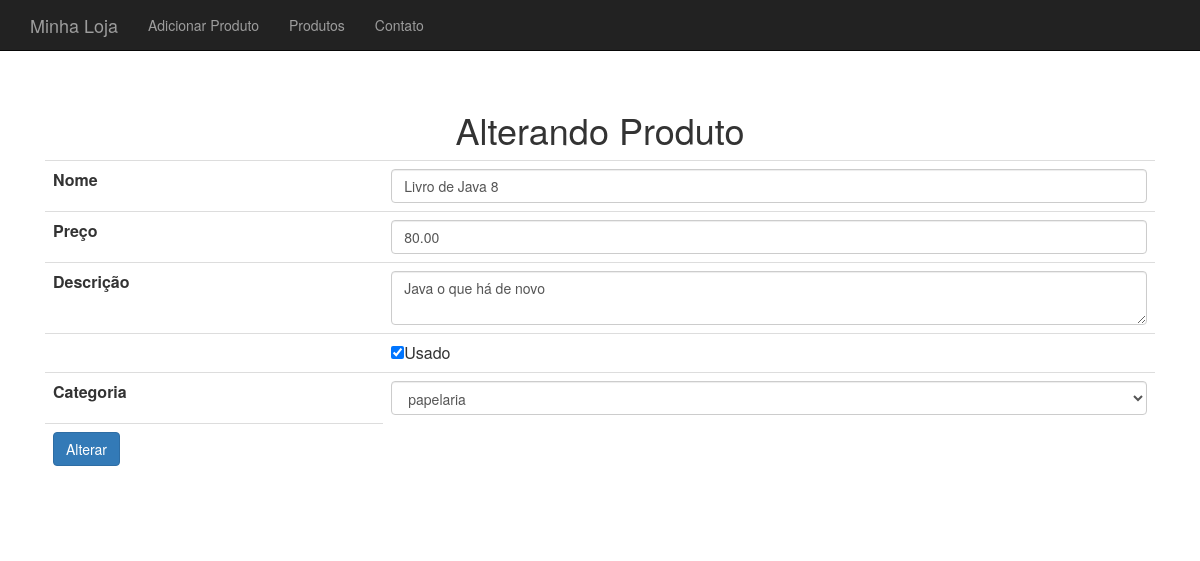
The page /produto-altera-formulario.php?id=17 on the database its author committed.
### tables this page shows
CREATE TABLE `produtos` (
  `id` int(11) NOT NULL,
  `nome` varchar(255) DEFAULT NULL,
  `preco` decimal(10,2) DEFAULT NULL,
  `descricao` text,
  `categoria_id` int(11) DEFAULT NULL,
  `usado` tinyint(1) DEFAULT '0'
);

### banco-produto.php (called while the page is built, shortened)
<?php
    function buscaProduto($conexao,$id){
        $query = "select * from produtos where id = {$id}";
        $resultado = mysqli_query($conexao,$query);
        $produto_buscado = mysqli_fetch_assoc($resultado);
        $categoria = new Categoria();
        $categoria->setId($produto_buscado['categoria_id']);
            $nome = $produto_buscado['nome'];
            $preco = $produto_buscado['preco'];
            $descricao = $produto_buscado['descricao'];
            $usado = $produto_buscado['usado'];
            $produto = new Produto($nome,$preco,$descricao,$categoria,$usado);
            $produto->setId($produto_buscado['id']);
        return $produto;
    }
?>

### class/Categoria.php (called while the page is built)
<?php
    class Categoria {
        private $id;
        private $nome;
        public function getId()
        {
                return $this->id;
        }
        public function setId($id)
        {
                $this->id = $id;
                return $this;
        }
        public function getNome()
        {
                return $this->nome;
        }
        public function setNome($nome)
        {
                $this->nome = $nome;
                return $this;
        }
    }
?>

### class/Produto.php (called while the page is built, shortened)
<?php
    class Produto {
        private $nome;
        private $preco;
        private $descricao;
        private $categoria;
        private $usado;
        function __construct($nome,$preco,$descricao,Categoria $categoria,$usado){
                $this->nome = $nome;
                $this->preco = $preco;
                $this->descricao = $descricao;
                $this->categoria = $categoria;
                $this->usado = $usado;
        }
        public function setId($id)
        {
                return $this;
        }
        public function getNome()
        {
                return $this->nome;
        }
        public function getPreco()
        {
                return $this->preco;
        }
        public function getDescricao()
        {
                return $this->descricao;
        }
        public function getCategoria()
        {
                return $this->categoria;
        }
        public function isUsado()
        {
                return $this->usado;
        }
    }
    ?>

### banco-categoria.php (called while the page is built, shortened)
<?php
    require_once("class/Categoria.php");
function listarCategorias($conexao){
    $categorias = array();
    $query = "select * from categorias";
    $resultado = mysqli_query($conexao,$query);
    while($categoria_array = mysqli_fetch_assoc($resultado)){
        $categoria = new Categoria();
        $categoria->setId($categoria_array['id']);
        $categoria->setNome($categoria_array['nome']);
        array_push($categorias,$categoria);
    }
    return $categorias;
}
?>

### produto-formulario-base.php (the view)
<tr>
<td><label for="nome">Nome</label></td>
<td><input type="text" name="nome" value="<?=$produto->getNome()?>" class="form-control"/></td>
</tr>
<tr>
<td><label for="preco">Preço</label></td>
<td><input type="number" name="preco" value="<?=$produto->getPreco()?>" class="form-control"/></td>
</tr>
<tr>
<td><label for="descricao">Descrição</label></td>
<td><textarea name="descricao" class="form-control"><?=$produto->getDescricao()?></textarea></td>
</tr>
   <?php
   $usado = $produto->isUsado() ? "checked='checked'" : "";
   ?>
<tr>
<td><label for="usado"></label></td>
<td><input type="checkbox" name="usado" <?=$usado?> value="true">Usado</td>
</tr>
<tr>
<td><label for="categoria_id">Categoria</label></td>
<td>
<select name="categoria_id" class="form-control">
    <?php foreach($categorias as $categoria) :
    $essaEhCategoria = $produto->getCategoria()->getId() == $categoria->getId();
    $selecao = $essaEhCategoria ? "selected='selected'" : "";
    ?>
<option value="<?=$categoria->getId();?>" <?=$selecao?>> <?=$categoria->getNome()?></option>
    <?php endforeach;?>
</select>
</td>
</tr>

### css/store.css (style rules this page uses)
body { padding-top: 50px; }

### rows shown on the page
produtos: nome "Livro de Java 8", preco "80.00", descricao "Java o que há de novo"

### other values the page prints
form field categoria_id "papelaria"
